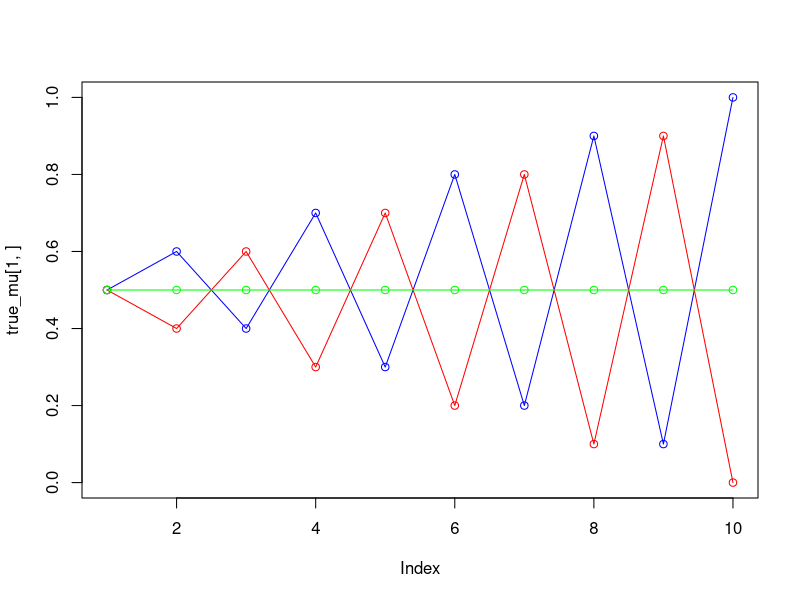
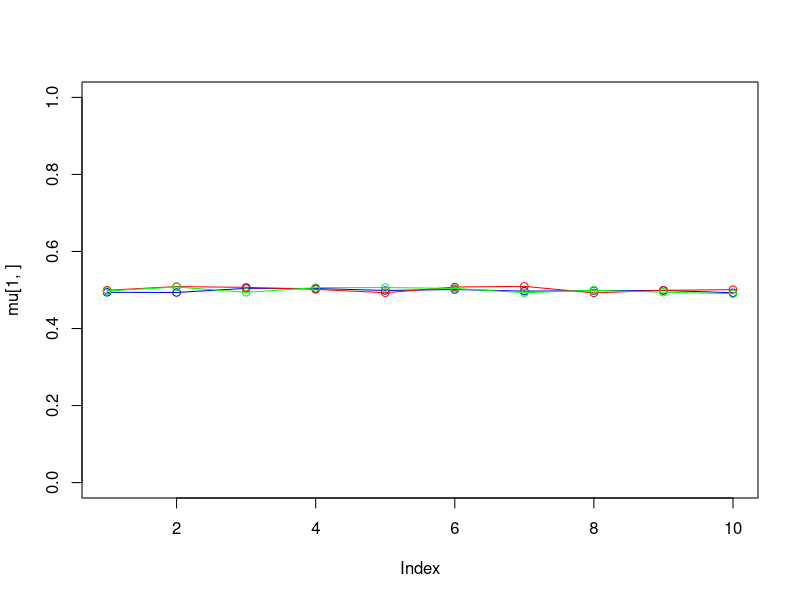
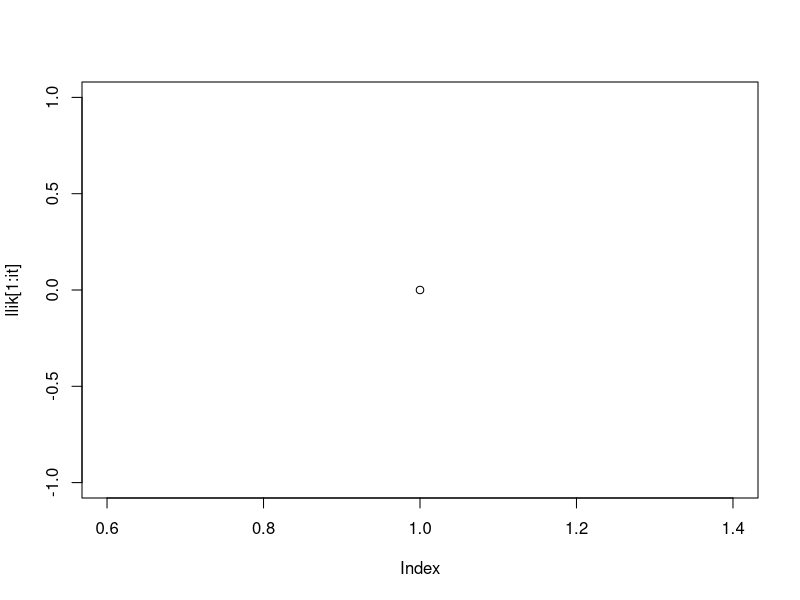

Reproduce these figures in R, in order.
# Assignment 2
set.seed(1234567890)

# max number of EM iterations
max_it = 1

# min change in log likelihood between two consecutive EM iterations
min_change = 0.1 

# number of training points
N = 1000 

# number of dimensions
D = 10

# training data
x = matrix(nrow=N, ncol=D) 

# true mixing coefficients
true_pi = vector(length = 3) 

# true conditional distributions
true_mu = matrix(nrow=3, ncol=D)

true_pi=c(1/3, 1/3, 1/3)
true_mu[1,]=c(0.5,0.6,0.4,0.7,0.3,0.8,0.2,0.9,0.1,1)
true_mu[2,]=c(0.5,0.4,0.6,0.3,0.7,0.2,0.8,0.1,0.9,0)
true_mu[3,]=c(0.5,0.5,0.5,0.5,0.5,0.5,0.5,0.5,0.5,0.5)

plot(true_mu[1,], type="o", col="blue", ylim=c(0,1))

points(true_mu[2,], type="o", col="red")
points(true_mu[3,], type="o", col="green")

# Producing the training data
for(n in 1:N) {
  k <- sample(1:3,1,prob=true_pi)
  for(d in 1:D) {
    x[n,d] <- rbinom(1,1,true_mu[k,d])
  }
}

# number of guessed components
K = 3 

# fractional component assignments
z = matrix(nrow=N, ncol=K) 

# mixing coefficients
pi = vector(length = K)

# conditional distributions
mu = matrix(nrow=K, ncol=D) 

# log likelihood of the EM iterations
llik = vector(length = max_it)

# Random initialization of the paramters
pi <- runif(K,0.49,0.51)
pi <- pi / sum(pi)
for(k in 1:K) {
  mu[k,] <- runif(D,0.49,0.51)
}

pi
mu

pbern = function(x, p) {
  return(p * (1-p)^(1-x))
}

bernoulli = function(X_f, mu_f) {
  
  bernulli_product = 1
  
  for (i in 1:length(mu_f)) {
    bernulli_product = bernulli_product * pbern(X_f[i], mu_f[i])
  }
  return(bernulli_product)
}

initialize_gamma = function(x, mu, pi) {
  
  l_x = x
  l_mu = mu
  l_pi = pi
  
  gamma = function(n, k) {
    
    X = x[n,]
    
    ##### Nominator
    bernoulli_x_given_mu = bernoulli(X_f = X, mu_f = l_mu[k,])
    
    p_given_x_nom = pi[k] * bernoulli_x_given_mu
    
    ##### Denominator
    denominator_sum = 0
    
    for (j in 1:nrow(l_mu)) {
      
      ## First Bernoulli
      bernoulli_x_given_mu_denom = bernoulli(X_f = X, mu_f = l_mu[j,])
      p_given_x_denom = pi[j] * bernoulli_x_given_mu_denom
      denominator_sum = denominator_sum + p_given_x_denom
    }
    
    return(p_given_x_nom/denominator_sum)
  }
   
  return(gamma)
}




gamma_calc = initialize_gamma(x, mu, pi)
old_likelihood = -Inf

for(it in 1:max_it) {
  plot(mu[1,], type="o", col="blue", ylim=c(0,1))
  points(mu[2,], type="o", col="red")
  points(mu[3,], type="o", col="green")
  #points(mu[4,], type="o", col="yellow")
  Sys.sleep(0.5)
  # E-step: Computation of the fractional component assignments
  # The E-step estimates the probability of each point belonging to each cluster
  # Your code here
  for (l_n in 1:N) {
    for (l_k in 1:K) {
      z[l_n, l_k] = gamma_calc(l_n, l_k)
    }
  }
  
  #Log likelihood computation.
  # Your code here
  
  current_likelihood = 0
  
  for (i in 1:N) {
    k_sum = 0
    for (l_k in 1:K) {
      current_val = pi[k] * bernoulli(X_f = x[i,], mu_f = mu[l_k,])
      k_sum = k_sum + current_val
    }
    
    ln_sum = log(k_sum)
    current_likelihood = current_likelihood + ln_sum
  }

  
  
  cat("iteration: ", it, "log likelihood: ", llik[it], "\n")
  flush.console()
  # Stop if the lok likelihood has not changed significantly
  # Your code here
  
  if (abs(old_likelihood-current_likelihood) < min_change) break
  
  old_likelihood <<- current_likelihood
 
  #M-step: ML parameter estimation from the data and fractional component assignments
  # Your code here
  ### mu new
  for (l_k in 1:K) {
    for (d in 1:D) {
      
      sum_nominator = 0
      sum_denominator = 0
      
      for (l_n in 1:N) {
        ## Nominator
        sum_nominator = sum_nominator + z[l_n, l_k] * x[l_n, d]
        
        
        
        ## Denominator
        sum_denominator = sum_denominator + z[l_n, l_k]
        
      }
      
      mu[l_k, d] = sum_nominator / sum_denominator
    }
  }
  
  ### pi new
  for (k_l in 1:K) {
    
    pi_new_sum = 0
    
    ## Nominator
    for (n_l in 1:N) {
      pi_new_sum = pi_new_sum + z[n_l, k_l]
    }
    ## Denominator (is just N)
    pi[k_l] = pi_new_sum / N
  }
}

pi
mu
plot(llik[1:it], type="o")















